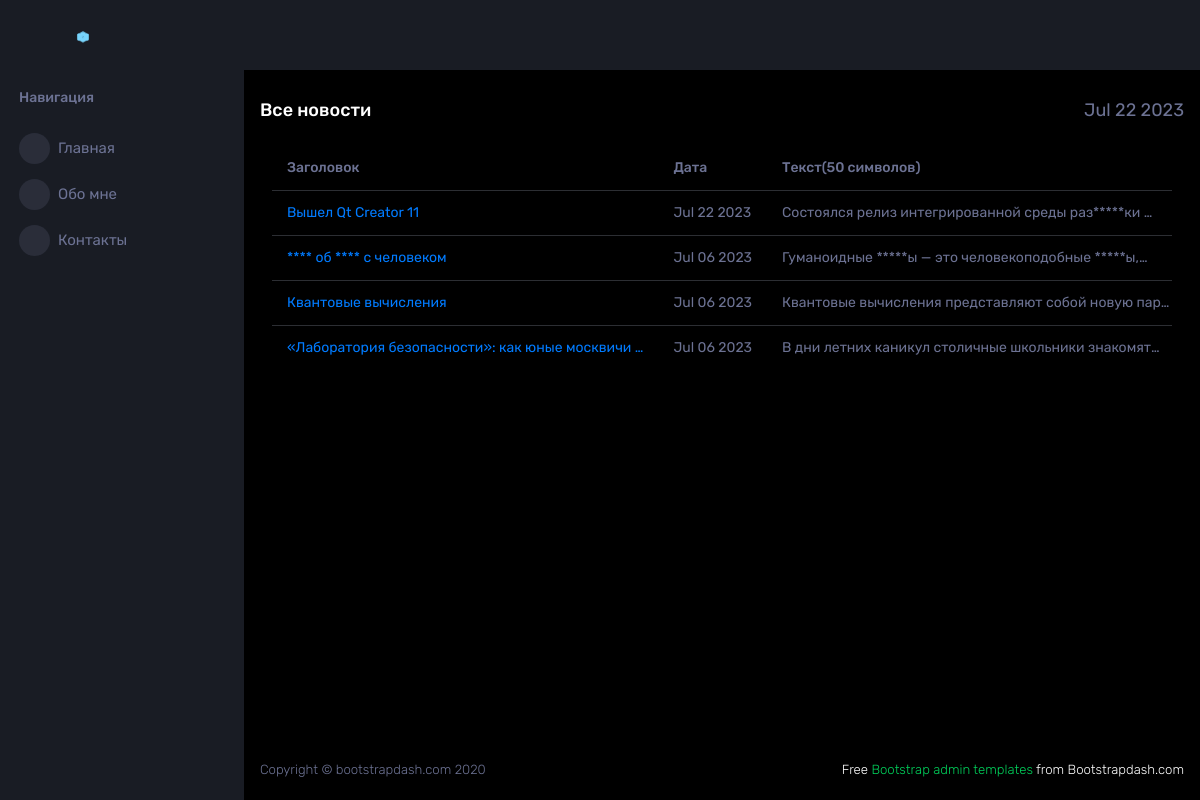
Page /news/ on the committed database.
### news/models.py (models this page shows, shortened)
class Post(models.Model):
    news = 'N'
    article = 'A'
    postChoice = [
        (news, 'Новость'),
        (article, 'Статья')
    ]
    postAuthor = models.ForeignKey(Author, on_delete = models.CASCADE)
    postType = models.CharField(max_length = 1, choices = postChoice, default = news)
    postDateTime = models.DateTimeField(auto_now_add = True)
    postCat = models.ManyToManyField(Category, through = 'PostCategory')
    postTitle = models.CharField(max_length = 255, default = 'Заголовок')
    postBody = models.TextField(default = 'Здесь должен быть текст')
    postRate = models.IntegerField(default = 0)

### news/views.py (the view)
# urls.py: path('', NewsList.as_view()),
class NewsList(ListView):
    queryset = Post.objects.order_by("-postDateTime")
    template_name = 'newspaper/news.html'
    context_object_name = 'news'
    def get_context_data(self, **kwargs: Any) -> Dict[str, Any]:
        context =  super().get_context_data(**kwargs)
        context['time_now'] = timezone.localtime(timezone.now())
        context['empty'] = None
        return context

### news/templatetags/custom_filters.py (called while the page is built)
@register.filter(name='censor')
def censor(value):
    return cense(value)

### templates/newspaper/news.html (shortened to what this page needs)
{% extends 'layout/default.html' %}
{% load custom_filters %}
{% block content %}
<section class="tables">
    <div class="page-header">
        <div class=row><h1 class="page-title">Все новости</h1></div>
        <div class=row><h3 class="page-title small text-muted">{{ time_now|date:'M d Y' }}</h3></div>
    </div>
    <div class="table-responsive">
        {% if news %}
            <table class="table b-table table-striped table-hover">
                <thead >
                    <th scope="col">
                        Заголовок
                    </th>
                    <th scope="col">
                        Дата
                    </th>
                    <th scope="col">
                        Текст(50 символов)
                    </th>
                </thead>
                <tbody>
                {% for post in news %}
                    <tr>
                        <td>
                            <a href="{{ post.id }}">{{ post.postTitle|truncatewords:5|censor }}</a>
                        </td>
                        <td>
                            {{ post.postDateTime|date:'M d Y' }}
                        </td>
                        <td>
                            {{ post.postBody|truncatechars:50|censor }}
                        </td>
                    </tr>
                {% endfor %}
            </table>
        {% else %}
            <h2> Новостей нет </h2>
        {% endif %}
    </div>
</section>
{% endblock content %}

### templates/layout/default.html (shortened to what this page needs)
<!DOCTYPE html>
<html lang="en">
  <head>
    {% load static %}
    <link rel="stylesheet" type="text/css" href="{% static 'css/style.css' %}">
  </head>
  <body>
    <div class="container-scroller">
      <nav class="sidebar sidebar-offcanvas" id="sidebar">
        <div class="sidebar-brand-wrapper d-none d-lg-flex align-items-center justify-content-center fixed-top">
          <a class="sidebar-brand brand-logo" href="/main/"><img src="{% static 'assets/images/logo.svg' %}" alt="logo" /></a>
        </div>
        <ul class="nav">
          <li class="nav-item nav-category">
            <span class="nav-link">Навигация</span>
          </li>
          <li class="nav-item menu-items">
            <a class="nav-link" href="/main/">
              <span class="menu-icon">
              </span>
              <span class="menu-title">Главная</span>
            </a>
          </li>
          <li class="nav-item menu-items">
            <a class="nav-link" href="/about/">
              <span class="menu-icon">
              </span>
              <span class="menu-title">Обо мне</span>
            </a>
          </li>
          <li class="nav-item menu-items">
            <a class="nav-link" href="/contact/">
              <span class="menu-icon">
              </span>
              <span class="menu-title">Контакты</span>
            </a>
          </li>
        </ul>
      </nav>
      <div class="container-fluid page-body-wrapper">
        <div class="main-panel">
          <div class="content-wrapper">
            <div class="row">
                <div class="col-lg-12">
                    {% block content %}
                    {% endblock content %}
                </div>
            </div>
        </div>
          <footer class="footer">
            <div class="d-sm-flex justify-content-center justify-content-sm-between">
              <span class="text-muted d-block text-center text-sm-left d-sm-inline-block">Copyright © bootstrapdash.com 2020</span>
              <span class="float-none float-sm-right d-block mt-1 mt-sm-0 text-center"> Free <a href="https://www.bootstrapdash.com/bootstrap-admin-template/" target="_blank">Bootstrap admin templates</a> from Bootstrapdash.com</span>
            </div>
          </footer>
        </div>
      </div>
    </div>
  </body>
</html>

### rows in the picture
Post: postTitle|censor "Вышел Qt Creator 11", postDateTime "Jul 22 2023", postBody|censor "Состоялся релиз интегрированной среды раз*****ки …"
Post: postTitle|censor "**** об **** с человеком", postDateTime "Jul 06 2023", postBody|censor "Гуманоидные *****ы — это человекоподобные *****ы,…"
Post: postTitle|censor "Квантовые вычисления", postDateTime "Jul 06 2023", postBody|censor "Квантовые вычисления представляют собой новую пар…"
Post: postTitle|censor "«Лаборатория безопасности»: как юные москвичи …", postDateTime "Jul 06 2023", postBody|censor "В дни летних каникул столичные школьники знакомят…"

### other values in the picture
{{ time_now|date:'M d Y' }} "Jul 22 2023"
